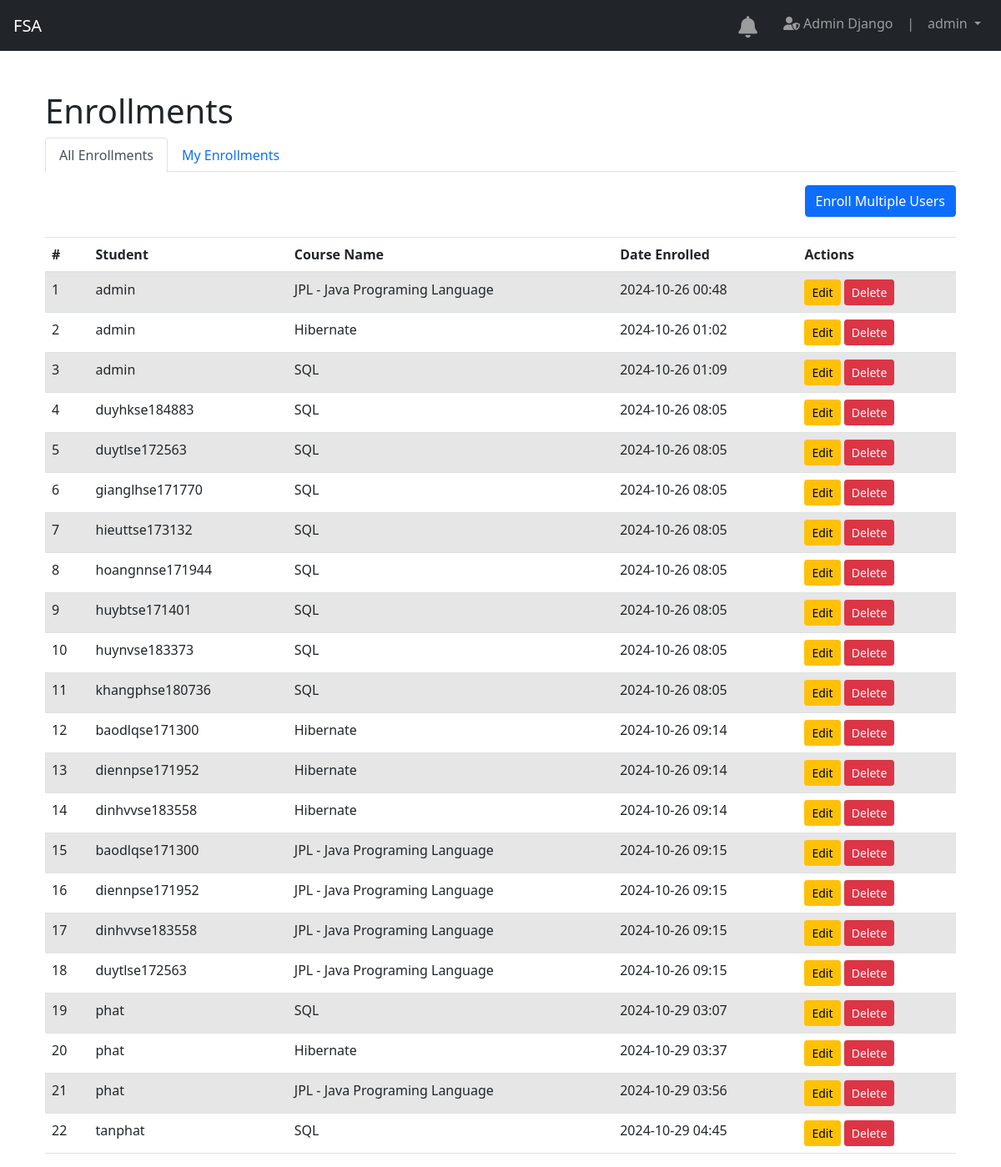
Screenshot of /group_enrollment/admin/enrollments/ (signed in) with the database file from the repository.
### user/models.py (models this page shows)
class User(AbstractUser):
    date_joined = models.DateTimeField(auto_now_add=True)
    training_programs = models.ManyToManyField(TrainingProgram, blank=True)
    modules = models.ManyToManyField(Module, related_name='assigned_users', blank=True)
    groups = models.ManyToManyField(
        Group,
        blank=True,
        help_text='The groups this user belongs to.',
        verbose_name='groups',
        related_name='custom_user_groups',
    )
    user_permissions = models.ManyToManyField(
        Permission,
        blank=True,
        help_text='Specific permissions for this user.',
        verbose_name='user permissions',
        related_name='custom_user_permissions',
    )

### course/models.py (models this page shows, shortened)
class Enrollment(models.Model):
    student = models.ForeignKey(settings.AUTH_USER_MODEL, on_delete=models.CASCADE)
    course = models.ForeignKey(Course, on_delete=models.CASCADE)
    date_enrolled = models.DateTimeField(auto_now_add=True)
    class Meta:
        unique_together = ('student', 'course')

class Course(models.Model):
    course_name = models.CharField(max_length=255, unique=True)
    course_code = models.CharField(max_length=20, unique=True, blank=True, null=True)
    description = models.TextField(blank=True, null=True)
    creator = models.ForeignKey(settings.AUTH_USER_MODEL, on_delete=models.SET_NULL, null=True, blank=True, related_name='created_courses')
    instructor = models.ForeignKey(settings.AUTH_USER_MODEL, on_delete=models.SET_NULL, null=True, blank=True, related_name='taught_courses')
    published = models.BooleanField(default=True)
    prerequisites = models.ManyToManyField('self', symmetrical=False, blank=True, related_name='is_prerequisite_for')
    tags = models.ManyToManyField('Tag', blank=True, related_name='courses')
    image = models.ImageField(upload_to='course_images/', null=True, blank=True)

### group_enrollment/views.py (the view)
# urls.py: path('admin/enrollments/', views.enrollment_list_admin, name='admin_enrollment_list'),
@user_passes_test(lambda u: u.is_superuser)  # Restrict access to superusers only
def enrollment_list_admin(request):
    enrollments = Enrollment.objects.filter(student=request.user)
    all_enrollments = Enrollment.objects.all()  # Fetch all enrollments for admin view
    return render(request, 'enrollment/admin_enroll_list.html', {
        'enrollments': enrollments,
        'all_enrollments': all_enrollments,
    })

### group_enrollment/templates/enrollment/admin_enroll_list.html (shortened to what this page needs)
{% extends 'base.html' %}
{% block content %}
<link href="https://maxcdn.bootstrapcdn.com/bootstrap/5.1.3/css/bootstrap.min.css" rel="stylesheet">
<div class="container mt-5">
    <h1>Enrollments</h1>
    <ul class="nav nav-tabs" id="enrollmentTabs" role="tablist">
        <li class="nav-item" role="presentation">
            <a class="nav-link active" id="all-enrollments-tab" data-bs-toggle="tab" href="#all-enrollments" role="tab" aria-controls="all-enrollments" aria-selected="false">All Enrollments</a>
        </li>
        <li class="nav-item" role="presentation">
            <a class="nav-link " id="personal-enrollments-tab" data-bs-toggle="tab" href="#personal-enrollments" role="tab" aria-controls="personal-enrollments" aria-selected="true">My Enrollments</a>
        </li>
    </ul>
    <div class="tab-content mt-3" id="enrollmentTabsContent">
        <div class="tab-pane active" id="all-enrollments" role="tabpanel" aria-labelledby="all-enrollments-tab">
            <div class="d-flex justify-content-end mt-3">
                <a href="{% url 'group_enrollment:admin_enroll_users' %}" class="btn btn-primary">Enroll Multiple Users</a>
            </div>
            {% if all_enrollments %}
                <table class="table table-striped mt-4">
                    <thead>
                        <tr>
                            <th>#</th>
                            <th>Student</th>
                            <th>Course Name</th>
                            <th>Date Enrolled</th>
                            <th>Actions</th>
                        </tr>
                    </thead>
                    <tbody>
                        {% for enrollment in all_enrollments %}
                            <tr>
                                <td>{{ forloop.counter }}</td>
                                <td>{{ enrollment.student.username }}</td>
                                <td>{{ enrollment.course.course_name }}</td>
                                <td>{{ enrollment.date_enrolled|date:"Y-m-d H:i" }}</td>
                                <td>
                                    <a href="{% url 'group_enrollment:edit_enrollment' enrollment.id %}" class="btn btn-warning btn-sm">Edit</a>
                                    <form action="{% url 'group_enrollment:delete_enrollment' enrollment.id %}" method="POST" style="display:inline;">
                                        <button type="submit" class="btn btn-danger btn-sm" onclick="return confirm('Are you sure you want to delete this enrollment?');">Delete</button>
                                    </form>
                                </td>
                            </tr>
                        {% endfor %}
                    </tbody>
                </table>
            {% else %}
                <div class="alert alert-info">No enrollments available.</div>
            {% endif %}
        </div>
    </div>
</div>
{% endblock %}

### main/templates/base.html (shortened to what this page needs)
<!DOCTYPE html>
<html lang="en">
<head>
    <link rel="stylesheet" href="https://cdnjs.cloudflare.com/ajax/libs/font-awesome/5.15.4/css/all.min.css">
    <link href="https://cdn.jsdelivr.net/npm/bootstrap@5.3.0-alpha1/dist/css/bootstrap.min.css" rel="stylesheet">
    <link rel="stylesheet" href="https://stackpath.bootstrapcdn.com/bootstrap/4.5.2/css/bootstrap.min.css">
</head>
<link rel="stylesheet" href="https://cdnjs.cloudflare.com/ajax/libs/font-awesome/6.0.0-beta3/css/all.min.css">
</head>
<body>
    <nav class="navbar navbar-expand-lg navbar-dark bg-dark">
        <a class="navbar-brand" href="{% url 'main:home' %}">FSA</a>
        <div class="collapse navbar-collapse">
            {% if request.user.is_authenticated %}
            <ul class="navbar-nav ml-auto">
                {% include 'notification_bell.html' %}
                <li class="nav-item">
                    <a class="nav-link" href="{% url 'admin:index' %}" target="_blank">
                        <i class="fas fa-user-shield"></i> Admin Django &nbsp;&nbsp;&nbsp;|
                    </a>
                </li>
                <li class="nav-item dropdown">
                    <a class="nav-link dropdown-toggle" href="#" id="navbarDropdown" role="button" data-bs-toggle="dropdown" aria-haspopup="true" aria-expanded="false">
                        {{ request.user.get_full_name|default:request.user.username }}
                    </a>
                </li>
            </ul>
        {% endif %}
        </nav>
    <div class="container-fluid mt-4">
        {% block content %}{% endblock %}
    </div>
</body>
</html>

### rows the page displays
User: user.get_full_name "admin"
Enrollment: student.username "admin", course.course_name "JPL - Java Programing Language", date_enrolled "2024-10-26 00:48"
Enrollment: student.username "admin", course.course_name "Hibernate", date_enrolled "2024-10-26 01:02"
Enrollment: student.username "admin", course.course_name "SQL", date_enrolled "2024-10-26 01:09"
Enrollment: student.username "duyhkse184883", course.course_name "SQL", date_enrolled "2024-10-26 08:05"
Enrollment: student.username "duytlse172563", course.course_name "SQL", date_enrolled "2024-10-26 08:05"
Enrollment: student.username "gianglhse171770", course.course_name "SQL", date_enrolled "2024-10-26 08:05"
Enrollment: student.username "hieuttse173132", course.course_name "SQL", date_enrolled "2024-10-26 08:05"
Enrollment: student.username "hoangnnse171944", course.course_name "SQL", date_enrolled "2024-10-26 08:05"
Enrollment: student.username "huybtse171401", course.course_name "SQL", date_enrolled "2024-10-26 08:05"
Enrollment: student.username "huynvse183373", course.course_name "SQL", date_enrolled "2024-10-26 08:05"
Enrollment: student.username "khangphse180736", course.course_name "SQL", date_enrolled "2024-10-26 08:05"
Enrollment: student.username "baodlqse171300", course.course_name "Hibernate", date_enrolled "2024-10-26 09:14"
Enrollment: student.username "diennpse171952", course.course_name "Hibernate", date_enrolled "2024-10-26 09:14"
Enrollment: student.username "dinhvvse183558", course.course_name "Hibernate", date_enrolled "2024-10-26 09:14"
Enrollment: student.username "baodlqse171300", course.course_name "JPL - Java Programing Language", date_enrolled "2024-10-26 09:15"
Enrollment: student.username "diennpse171952", course.course_name "JPL - Java Programing Language", date_enrolled "2024-10-26 09:15"
Enrollment: student.username "dinhvvse183558", course.course_name "JPL - Java Programing Language", date_enrolled "2024-10-26 09:15"
Enrollment: student.username "duytlse172563", course.course_name "JPL - Java Programing Language", date_enrolled "2024-10-26 09:15"
Enrollment: student.username "phat", course.course_name "SQL", date_enrolled "2024-10-29 03:07"
Enrollment: student.username "phat", course.course_name "Hibernate", date_enrolled "2024-10-29 03:37"
Enrollment: student.username "phat", course.course_name "JPL - Java Programing Language", date_enrolled "2024-10-29 03:56"
Enrollment: student.username "tanphat", course.course_name "SQL", date_enrolled "2024-10-29 04:45"
